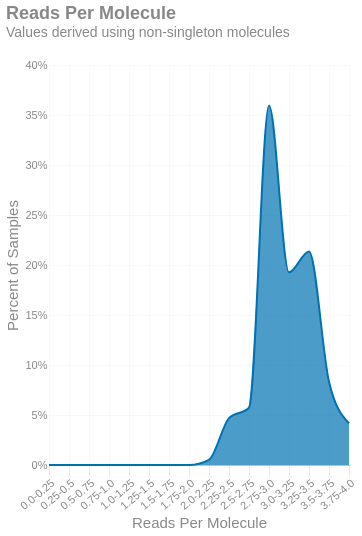

The notebook cell this image was saved under:
### Markdown cell above
### Reads per molecule
This distribution shows the average number of reads per inferred molecule across your samples.

### Code cell
_hist = binned_histogram(aggregate_df['Reads/Molecule'], 0.25, True)
with SafeRender(_hist):
    (
        alt.Chart(_hist)
        .mark_area(interpolate = "monotone")
        .encode(
            x=alt.X('interval:O')
                .axis(title='Reads Per Molecule', tickMinStep=0.5, labelAngle=-40)
                .scale(domainMin=0,padding=0),
            y=alt.Y('proportion:Q', title='Percent of Samples').axis(format = '%'),
            tooltip = [
                alt.Tooltip('interval', title = "Reads Per Molecule"),
                alt.Tooltip('proportion', title = "Percent of Samples").format('.1%')
            ]
        )
        .properties(
            title=alt.Title('Reads Per Molecule', subtitle = 'Values derived using non-singleton molecules'),
            usermeta={'embedOptions': {'downloadFileName': f'alignments.readspermol'}}
        )
    ).display()

### Figure 1 — Vega-Lite specification as saved in the notebook (floating-point values rounded to 4 significant figures)
{"width": "container", "height": 400, "config": {"title": {"anchor": "start", "dy": -15, "fontSize": 18, "color": "#888888", "subtitleColor": "#888888", "subtitleFontSize": 14}, "arc": {"fill": "#0072B2"}, "axis": {"domainColor": "#888888", "domainWidth": 0.5, "gridWidth": 0.2, "grid": false, "titleFontWeight": 400, "titleFontSize": 15, "labelFontSize": 11, "labelColor": "#888888", "tickColor": "#888888", "tickWidth": 0.2, "titleColor": "#888888"}, "axisBand": {"grid": false}, "axisX": {"grid": true, "tickSize": 10, "domainCap": "round"}, "axisY": {"domain": false, "grid": true, "tickSize": 0, "domainCap": "round"}, "background": "transparent", "header": {"labelFontSize": 15, "labelColor": "#888888", "titleFontSize": 15, "titleFontWeight": 600, "titleColor": "#888888"}, "legend": {"labelFont": "sans-serif", "labelFontSize": 12, "labelColor": "#888888", "symbolSize": 100, "symbolType": "circle", "titleFontSize": 12, "titlePadding": 10, "titleColor": "#888888", "title": null}, "range": {"category": ["#E69F00", "#56B4E9", "#009E73", "#F0E442", "#0072B2", "#D55E00", "#CC79A7", "#000000"], "diverging": ["#cfe8f3", "#a2d4ec", "#73bfe2", "#46abdb", "#1696d2", "#12719e"]}, "area": {"fill": "#0072B2", "fillOpacity": 0.7, "line": true, "strokeOpacity": 0.7}, "line": {"color": "#0072B2", "stroke": "#0072B2", "strokeWidth": 2}, "trail": {"color": "#0072B2", "stroke": "#0072B2", "strokeWidth": 0, "size": 1}, "point": {"filled": true, "fillOpacity": 1.0, "size": 95}, "text": {"color": "#888888", "fontSize": 11, "align": "right", "fontWeight": 400, "size": 11}, "bar": {"fill": "#0072B2", "stroke": null}, "view": {"stroke": null, "continuousWidth": 660, "continuousHeight": 400}}, "data": {"name": "data-83e476f8f0e5f33713a9be228472d3b3"}, "mark": {"type": "area", "interpolate": "monotone"}, "encoding": {"tooltip": [{"field": "interval", "title": "Reads Per Molecule", "type": "nominal"}, {"field": "proportion", "format": ".1%", "title": "Percent of Samples", "type": "quantitative"}], "x": {"axis": {"title": "Reads Per Molecule", "tickMinStep": 0.5, "labelAngle": -40}, "field": "interval", "scale": {"domainMin": 0, "padding": 0}, "type": "ordinal"}, "y": {"axis": {"format": "%"}, "field": "proportion", "title": "Percent of Samples", "type": "quantitative"}}, "title": {"text": "Reads Per Molecule", "subtitle": "Values derived using non-singleton molecules"}, "usermeta": {"embedOptions": {"downloadFileName": "alignments.readspermol"}}, "$schema": "https://vega.github.io/schema/vega-lite/v6.4.1.json", "datasets": {"data-83e476f8f0e5f33713a9be228472d3b3": [{"bin": "0.0", "interval": "0.0-0.25", "proportion": 0.0}, {"bin": "0.25", "interval": "0.25-0.5", "proportion": 0.0}, {"bin": "0.5", "interval": "0.5-0.75", "proportion": 0.0}, {"bin": "0.75", "interval": "0.75-1.0", "proportion": 0.0}, {"bin": "1.0", "interval": "1.0-1.25", "proportion": 0.0}, {"bin": "1.25", "interval": "1.25-1.5", "proportion": 0.0}, {"bin": "1.5", "interval": "1.5-1.75", "proportion": 0.0}, {"bin": "1.75", "interval": "1.75-2.0", "proportion": 0.0}, {"bin": "2.0", "interval": "2.0-2.25", "proportion": 0.005208}, {"bin": "2.25", "interval": "2.25-2.5", "proportion": 0.04688}, {"bin": "2.5", "interval": "2.5-2.75", "proportion": 0.05729}, {"bin": "2.75", "interval": "2.75-3.0", "proportion": 0.3594}, {"bin": "3.0", "interval": "3.0-3.25", "proportion": 0.1927}, {"bin": "3.25", "interval": "3.25-3.5", "proportion": 0.2135}, {"bin": "3.5", "interval": "3.5-3.75", "proportion": 0.08333}, {"bin": "3.75", "interval": "3.75-4.0", "proportion": 0.04167}]}}
